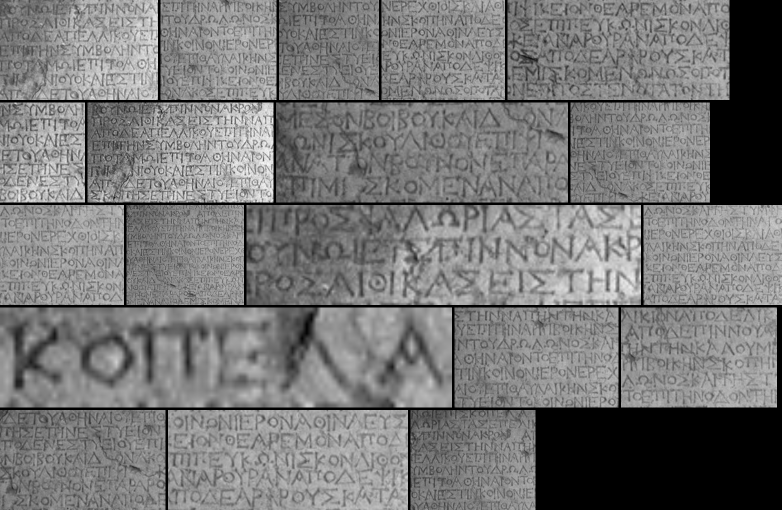
#> input picture Images/Processed/collage_ae_OURS.png, 1563 x 1020 px, given as the content of the folder ./arxaiaellinika/Train/, which was not available (shown at 1/2 size)
$ python make_collage.py
#> lines starting #> are read from the running program, lines starting #| are printed output that depends on the picture; pictures that were not available may be replaced by others from this repository, and a replacement may not be noted
import os
import cv2
import numpy as np

# [56 lines left out: function create_collage_shelf, not called in this run]

# Example usage:
# create_collage_shelf("path/to/images", "collage_shelf.jpg", max_collage_width=1920, spacing=10)

def create_tight_collage_png(image_folder, collage_path, max_width=1920, fixed_height=200, spacing=5, max_images=20):
#> called with image_folder = './arxaiaellinika/Train/', collage_path = 'collage_arxaiaellinika_OURS.png', max_width = 1600, fixed_height = 200, spacing = 5, max_images = 20
    valid_exts = ['.jpg', '.jpeg', '.png', '.bmp']
    image_files = [f for f in os.listdir(image_folder) if os.path.splitext(f)[1].lower() in valid_exts][:max_images]

    images = []
    for file in image_files:
        img = cv2.imread(os.path.join(image_folder, file), cv2.IMREAD_UNCHANGED)
#> img is the input picture: shape (1020, 1563, 4); mean B, G, R, A 119.4, 119.4, 119.4, 223.8
        if img is None:
            continue
        if img.shape[2] == 3:  # BGR
            img = cv2.cvtColor(img, cv2.COLOR_BGR2BGRA)  # Add alpha channel
        elif img.shape[2] == 4:
            pass  # Already has alpha
        else:
            continue

        h, w = img.shape[:2]
#> h = 1020; w = 1563
        scale = fixed_height / h
#> scale = 0.196
        resized = cv2.resize(img, (int(w * scale), fixed_height))
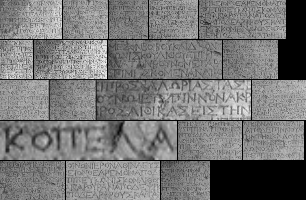
#> resized: shape (200, 306, 4); mean B, G, R, A 119.5, 119.5, 119.5, 224
        images.append(resized)

    # Row packing (shelf-based layout)
    shelves = []
    current_row = []
    current_width = 0

    for img in images:
        h, w = img.shape[:2]
        if current_width + w + spacing * len(current_row) <= max_width:
            current_row.append(img)
            current_width += w
        else:
            shelves.append(current_row)
            current_row = [img]
            current_width = w
#> this loop made 1 pass
#> (h, w, current_width) on pass 1: (200, 306, 306)
#> after the loop, shelves = []
    if current_row:
        shelves.append(current_row)

    collage_width = max(sum(img.shape[1] for img in row) + spacing * (len(row)-1) for row in shelves)
#> collage_width = 306
    collage_height = (fixed_height + spacing) * len(shelves) - spacing
#> collage_height = 200

    # Transparent background
    collage = np.zeros((collage_height, collage_width, 4), dtype=np.uint8)

    y_offset = 0
    for row in shelves:
        x_offset = 0
        for img in row:
            h, w = img.shape[:2]
            collage[y_offset:y_offset + h, x_offset:x_offset + w] = img
            x_offset += w + spacing
        y_offset += fixed_height + spacing
#> this loop made 1 pass
#> y_offset on pass 1: 205
#> after the loop, y_offset = 205

    cv2.imwrite(collage_path, collage)
    print(f"Saved transparent collage to: {collage_path}")

# Example:
#create_collage_shelf("./arxaiaellinika/TrainScratched/", "collage_arxaiaellinika_scratched_original.jpg", max_collage_width=1920, spacing=4)
create_tight_collage_png("./arxaiaellinika/Train/", "collage_arxaiaellinika_OURS.png", max_width=1600, fixed_height=200)

$ run again, on Images/Processed/collage_aea_OURS.png
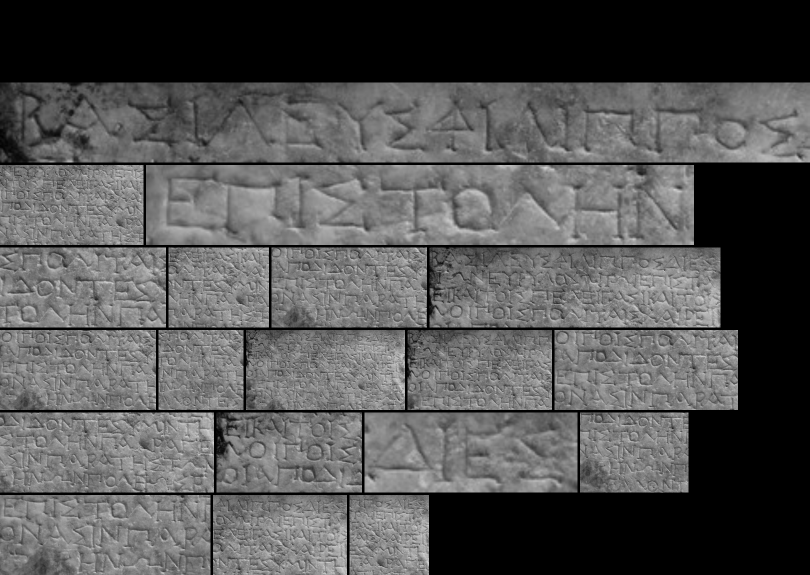
#> input picture Images/Processed/collage_aea_OURS.png, 1619 x 1150 px, given as the content of the folder ./arxaiaellinika/Train/, which was not available (shown at 1/2 size)
#> in create_tight_collage_png, img is the input picture: shape (1150, 1619, 4); mean B, G, R, A 85, 85, 85, 177.4
#> in create_tight_collage_png, `resized = cv2.resize(img, (int(w * scale), fixed_height))`:
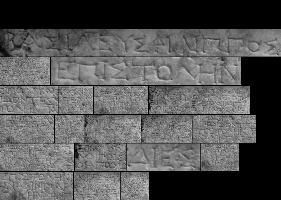
#> resized: shape (200, 281, 4); mean B, G, R, A 85.2, 85.2, 85.2, 177.8
#> the loop in create_tight_collage_png, `for img in images:` made 1 pass
#> (h, w, current_width) on pass 1: (200, 281, 281)
#> after the loop in create_tight_collage_png, `for img in images:`: shelves = []
#> collage_width = 281
#> collage_height = 200
#> the loop in create_tight_collage_png, `for row in shelves:` made 1 pass
#> y_offset on pass 1: 205
#> after the loop in create_tight_collage_png, `for row in shelves:`: y_offset = 205
